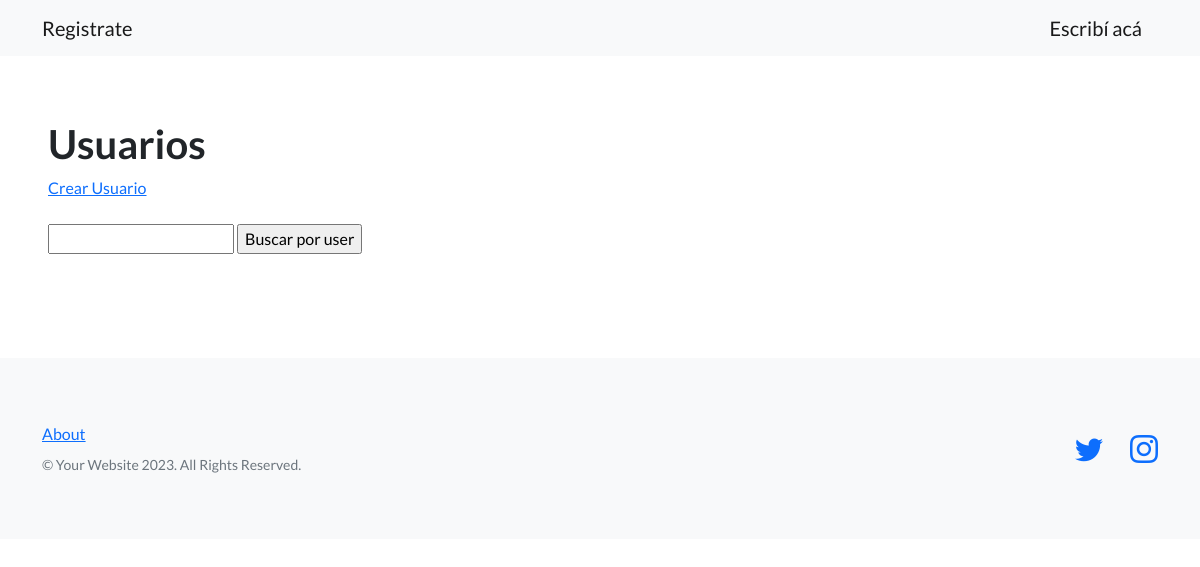
Page /Common/usuarios2/ on the earlier database version.
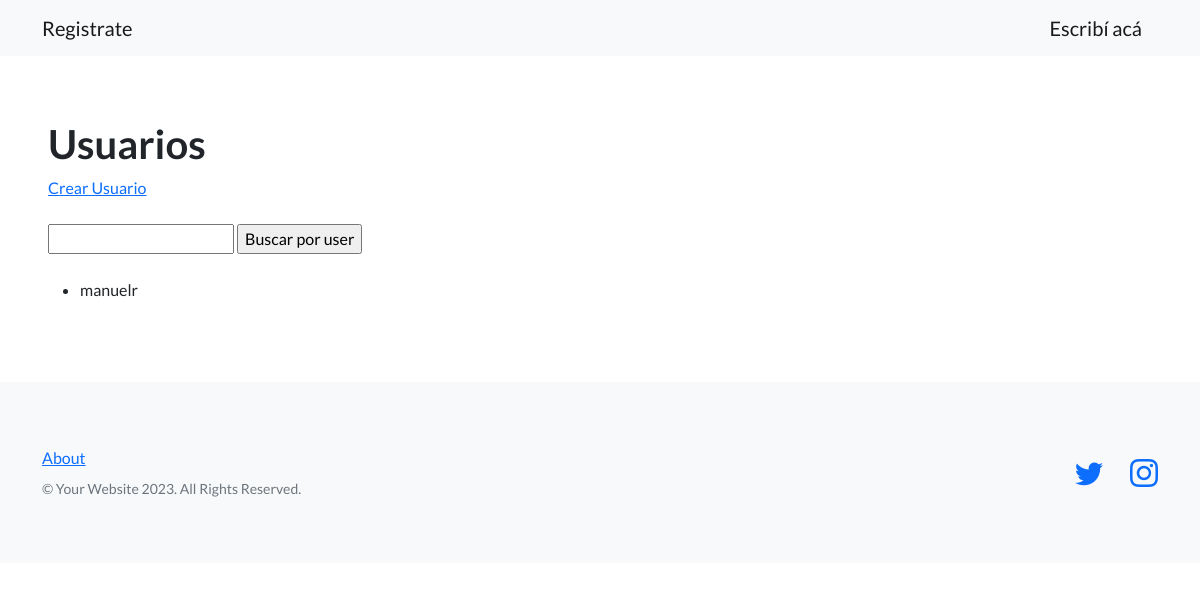
Same page on the later database version.
### Common/models.py (models this page shows, shortened)
class Usuarios(models.Model):
    nombre = models.CharField(max_length=40)
    apellido = models.CharField(max_length=40)
    usuario = models.CharField(max_length=20)
    pais = models.CharField(max_length=20)
    correo = models.EmailField()

### Common/views.py (the view)
# urls.py: path('usuarios2/', listaUsuarios, name="usuarios"),
def listaUsuarios(request):
    contexto = {
        "usuarios": Usuarios.objects.all(),
    }
    http_response = render(
        request=request,
        template_name='Common/usuarios.html',
        context=contexto,
    )
    return http_response

### Common/Templates/Common/Usuarios.html (shortened to what this page needs)
{% extends "Common/Inicio.html" %}
{% load static %}
{% block contenido %}
<section>
    <div>
      <h1>Usuarios</h1>
      <a href="{% url "crearUsuario" %}">Crear Usuario</a>
      <br><br>
      <form action="{% url 'buscarUsuario' %}" method="post">
        <input type="text" name="busqueda">
        <input type="submit" value="Buscar por user">
      </form>
      <br>
      <ul>
      {% for usuario in usuarios %}
        <li>{{ usuario.usuario }}</li>
      {% endfor %}
      </ul>
    </div>
  </section>
{% endblock contenido %}

Differences in the rows shown:
added Usuarios: usuario "manuelr"
